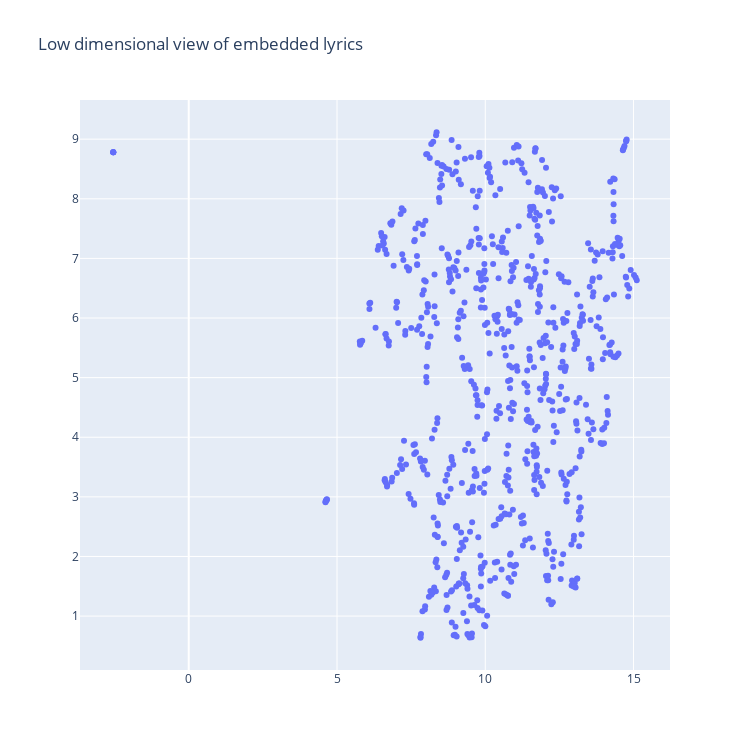

Write notebook code for a chart like this one.
### Code cell
fig_clustering = go.Figure()

fig_clustering.add_trace(go.Scatter(
    x=two_d_rep[:, 0],
    y=two_d_rep[:,1],
    mode='markers',
    marker=dict(size=6),
    text=lyrics['Title'],
    hoverinfo='text'
))

fig_clustering.update_layout(
    height=750, width=750,
    title='Low dimensional view of embedded lyrics',
)

fig_clustering.show()

### Figure 1 — Plotly figure (JSON) as saved in the notebook; plotly's stock layout.template omitted (floating-point values rounded to 4 significant figures; data arrays with more than 128 entries replaced by an {"elided": "..."} marker saying what was removed)
{"data": [{"hoverinfo": "text", "marker": {"size": 6}, "mode": "markers", "text": {"elided": "745 str values"}, "type": "scatter", "x": {"elided": "745 float values"}, "y": {"elided": "745 float values"}}], "layout": {"height": 750, "title": {"text": "Low dimensional view of embedded lyrics"}, "width": 750}}
